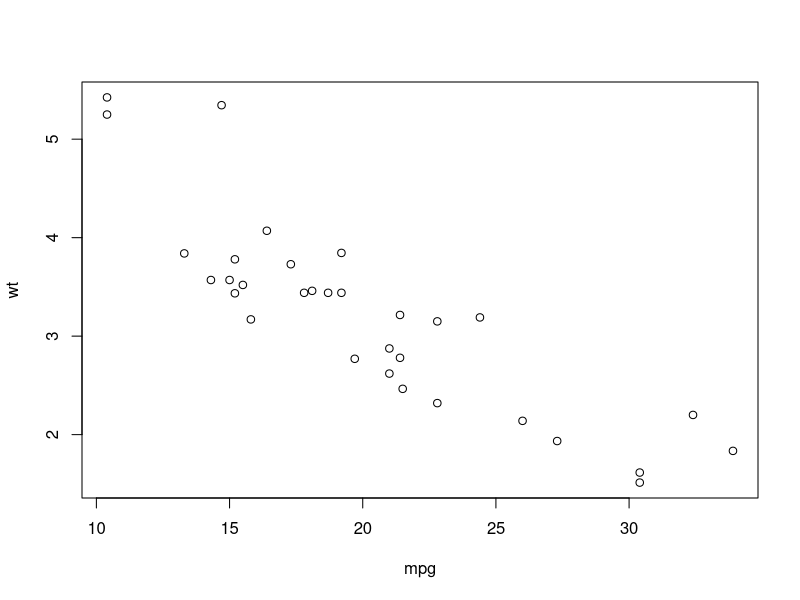

Reproduce this figure in R.
# this is a comment
# display help for datasets
# ?mtcars

# load mtcars data
data("mtcars")

# keep the data loaded
attach(mtcars)

# draw x/y-plot
plot(mpg,wt)

cor(mpg,wt)
